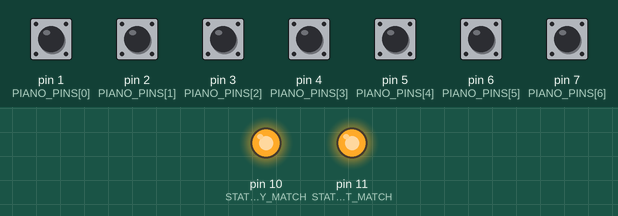
This sketch was run on a simulated Arduino Nano, built with avr-gcc and run on an emulated ATmega328P. Shown: output pins drawn as LEDs (lit = HIGH). The test bench sets the inputs (shaded band); at power-on: pin 1 (PIANO_PINS[0]), pin 2 (PIANO_PINS[1]), pin 3 (PIANO_PINS[2]), pin 4 (PIANO_PINS[3]), pin 5 (PIANO_PINS[4]), pin 6 (PIANO_PINS[5]), pin 7 (PIANO_PINS[6]) HIGH.

Above: at 0.1 s.
At 0.7 s:
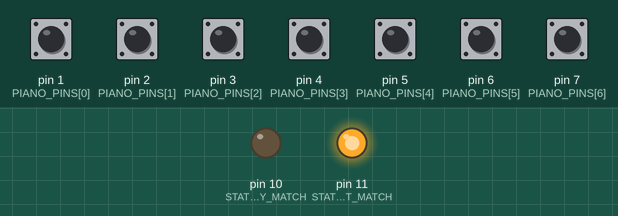
Timing chart, 0 to 2.2 s (numbered marks = the images above):
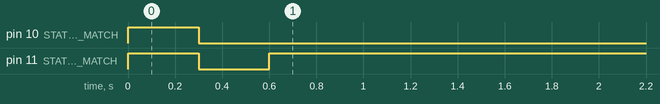

The sketch:

arduino-nano-piano-key.ino
```cpp
#include <Arduino.h>
#include "SequenceTracker.hpp"

// Номер цифрового пятивольтового вывода, конфигурируемого
// как выход, на который подаётся логическая единица, когда
// последовательность нажатий на клавиши пианино совпадает
// с ожидаемой.
constexpr int STATUS_PIN_MELODY_MATCH = 10;

// Номер цифрового пятивольтового вывода, конфигурируемого
// как выход, на который подаётся логическая единица всё
// время, пока последовательность нажатий на клавиши пианино
// не совпадает с ожидаемой.
constexpr int STATUS_PIN_MELODY_NOT_MATCH = 11;

// Количество выводов, задействованных под клавиши пианино.
constexpr int PIANO_PIN_COUNT = 7;

// Назначение цифровых пятивольтовых выводов клавишам пианино.
const int PIANO_PINS[PIANO_PIN_COUNT] = {1, 2, 3, 4, 5, 6, 7};

// Массив для хранения предыдущего состояния клавиш пианино
// с целью сравнения со считываемым состоянием соответствующих
// выводов.
int piano_pin_state[PIANO_PIN_COUNT];

// Количество нот в мелодии.
constexpr int MELODY_LENGTH = 4;

// Мелодия. Клавиши пианино нумеруются с нуля (фактически,
// индекс в PIANO_PINS).
const int melody[MELODY_LENGTH] = {0, 3, 1, 2};

// Объект для отслеживания мелодии.
using MelodyTracker = SequenceTracker<int, MELODY_LENGTH>;
MelodyTracker melody_tracker;

/** Конфигурирует выводы устройства и настраивает
 * отслеживание мелодии. */
void setup() {
    // Конфигурируем выводы, подключенные к клавишам пианино.
    setup_piano_pins();

    // Конфигурируем выводы-индикаторы статуса.
    setup_status_pins();

    // Настраиваем объект для отслеживания мелодии.
    setup_melody_tracker();
}

void loop() {
    // Проверяем состояние выводов, подключенных к клавишам пианино.
    // При изменении состояния на "нажата" передаем номер нажатой
    // клавиши в объект, отслеживающий мелодию.
    for (int i = 0; i < PIANO_PIN_COUNT; ++i) {
        const int state = digitalRead(PIANO_PINS[i]);
        if ((state == LOW) && (state != piano_pin_state[i])) {
            melody_tracker.process(i);
        }
        piano_pin_state[i] = state;
    }
}

/** Конфигурирует выводы, подключенные к клавишам пианино, как
 * входы. Активирует встроенные нагрузочные резисторы, которые
 * притягивают эти выводы к питанию. Предполагается, что
 * нажатия на клавиши пианино замыкает эти выводы на землю.
 */
void setup_piano_pins() {
    for (int i = 0; i < PIANO_PIN_COUNT; ++i) {
        pinMode(PIANO_PINS[i], INPUT);
        digitalWrite(PIANO_PINS[i], HIGH);
        piano_pin_state[i] = HIGH;
    }
}

/** Конфигурирует выводы, предназначенные для индикации статуса,
 * как выходы и мигает ими. */
void setup_status_pins() {
    pinMode(STATUS_PIN_MELODY_MATCH, OUTPUT);
    pinMode(STATUS_PIN_MELODY_NOT_MATCH, OUTPUT);

    digitalWrite(STATUS_PIN_MELODY_MATCH, HIGH);
    digitalWrite(STATUS_PIN_MELODY_NOT_MATCH, HIGH);

    delay(300);

    digitalWrite(STATUS_PIN_MELODY_MATCH, LOW);
    digitalWrite(STATUS_PIN_MELODY_NOT_MATCH, LOW);

    delay(300);
}

/** Настраивает объект для отслеживания совпадения мелодии
 * с ожидаемой. */
void setup_melody_tracker() {
    melody_tracker.set_sequence(&melody[0], MELODY_LENGTH);
    melody_tracker.set_listener(&on_melody_tracker_event);
    // Обновляем статус.
    melody_tracker.notify();
}

/** Действия, выполняемые при изменении состояния: совпадает
 * или нет последовательность нажатий клавиш с заданой мелодией.
 * Обновляет состояние выводов, отображающих статус.
 */
void on_melody_tracker_event(const MelodyTracker& sender) {
    bool melody_match = sender.get_state();
    digitalWrite(STATUS_PIN_MELODY_MATCH, melody_match? HIGH : LOW);
    digitalWrite(STATUS_PIN_MELODY_NOT_MATCH, melody_match? LOW : HIGH);
}
```

SequenceTracker.hpp
```cpp
#ifndef _SEQUENCE_TRACKER_HPP_
#define _SEQUENCE_TRACKER_HPP_

/** Шаблон класса, предназначенного для отслеживания определённой
 * последовательности значений в передаваемых ему входных данных. */
template <typename T, int buffer_size = 1024>
class SequenceTracker {
    public:
        /** Тип указателя на функцию обратной связи. */
        typedef void (*Listener) (
            const SequenceTracker<T, buffer_size>& sender
        );

    private:
        /** Отслеживаемая последовательность значений. */
        const T* sequence;

        /** Длина отслеживаемой последовательности значений. */
        int sequence_length;

        /** Кольцевой буфер для сохранения последовательности
         * входных данных. */
        T buffer[buffer_size];

        /** Позиция для добавления данных в буфер. */
        int index;

        /** Текущее состояние: совпадают или нет данные в буфере
         * с ожидаемой последовательностью. */
        bool state;

        /** Указатель на функцию обратной связи. */
        Listener listener;

    public:
        /** Конструктор. */
        SequenceTracker():
            sequence(nullptr),
            sequence_length(0),
            buffer(),
            index(0),
            state(false),
            listener(nullptr)
        {}

        /** Задаёт отслеживаемую последовательность значений. */
        void set_sequence(const T* sequence, int sequence_length) {
            // Устанавливаем ожидаемую последовательность.
            this->sequence = sequence;
            this->sequence_length = sequence? sequence_length : 0;
            // Обновляем состояние.
            update_state();
        }

        /** Задаёт указатель на функцию обратной связи,
         * которая будет вызываться каждый раз, когда
         * после обработки следующего элемента во входной
         * последовательности меняется состояние: есть/нет совпадения.
         */
        void set_listener(const Listener listener) {
            this->listener = listener;
        }

        /** Возвращает true, если содержимое буфера совпадает с ожидаемой
         * последовательностью. */
        bool get_state() const {
            return state;
        }

        /** Обрабатывает следующий элемент. */
        void process(const T input) {
            // Заносим данные в буфер.
            buffer[index] = input;
            index = (index + 1) % buffer_size;
            // Обновляем состояние.
            update_state();
        }

        /** Вызывает функцию обратной связи, если задана. */
        void notify() {
            if (listener) {
                listener(*this);
            }
        }

    private:
        /** Обновляет состояние: если или нет совпадения данных в буфере
         * с ожидаемой последовательностью. При измешении состояния уведомляет
         * подписчиков, вызывая функцию обратной связи. */
        void update_state() {
            // Сравниваем данные в буфере с ожидаемой последовательностью
            // значений.
            bool new_state = match();

            // Если состояние изменилось, то обновляем его
            // и вызываем обработчик.
            if (state != new_state) {
                state = new_state;
                notify();
            }
        }

        /** Возвращает true, если данные во входном буфере совпадают
         * с ожидаемой последовательностью. */
        const bool match() const {
            int i(0);
            int j((buffer_size + (index - sequence_length) % buffer_size)
                    % buffer_size);
            while (i < sequence_length) {
                if (sequence[i] != buffer[j]) {
                    return false;
                }
                ++i;
                j = (j + 1) % buffer_size;
            }
            return true;
        }
};

#endif
```
